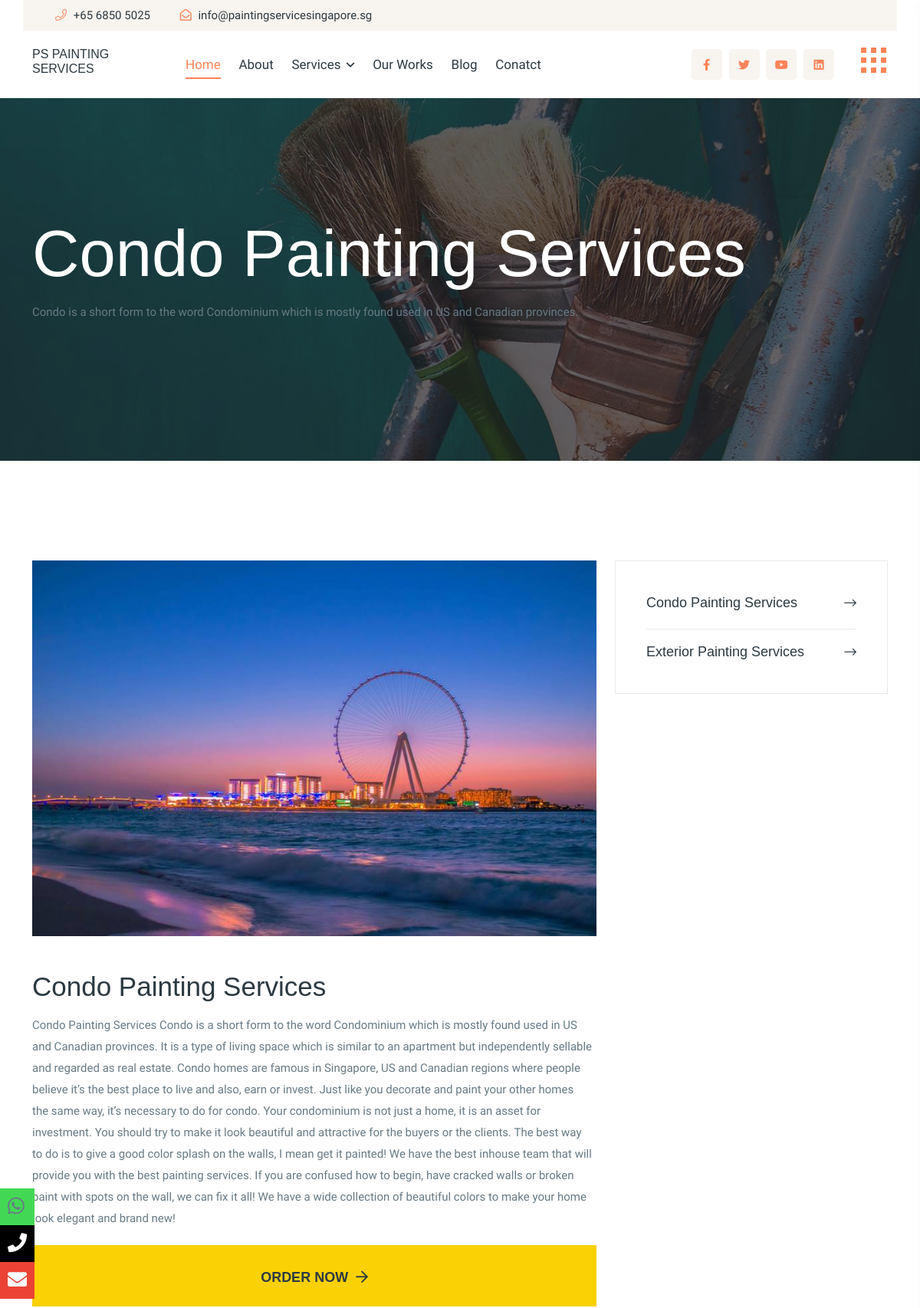
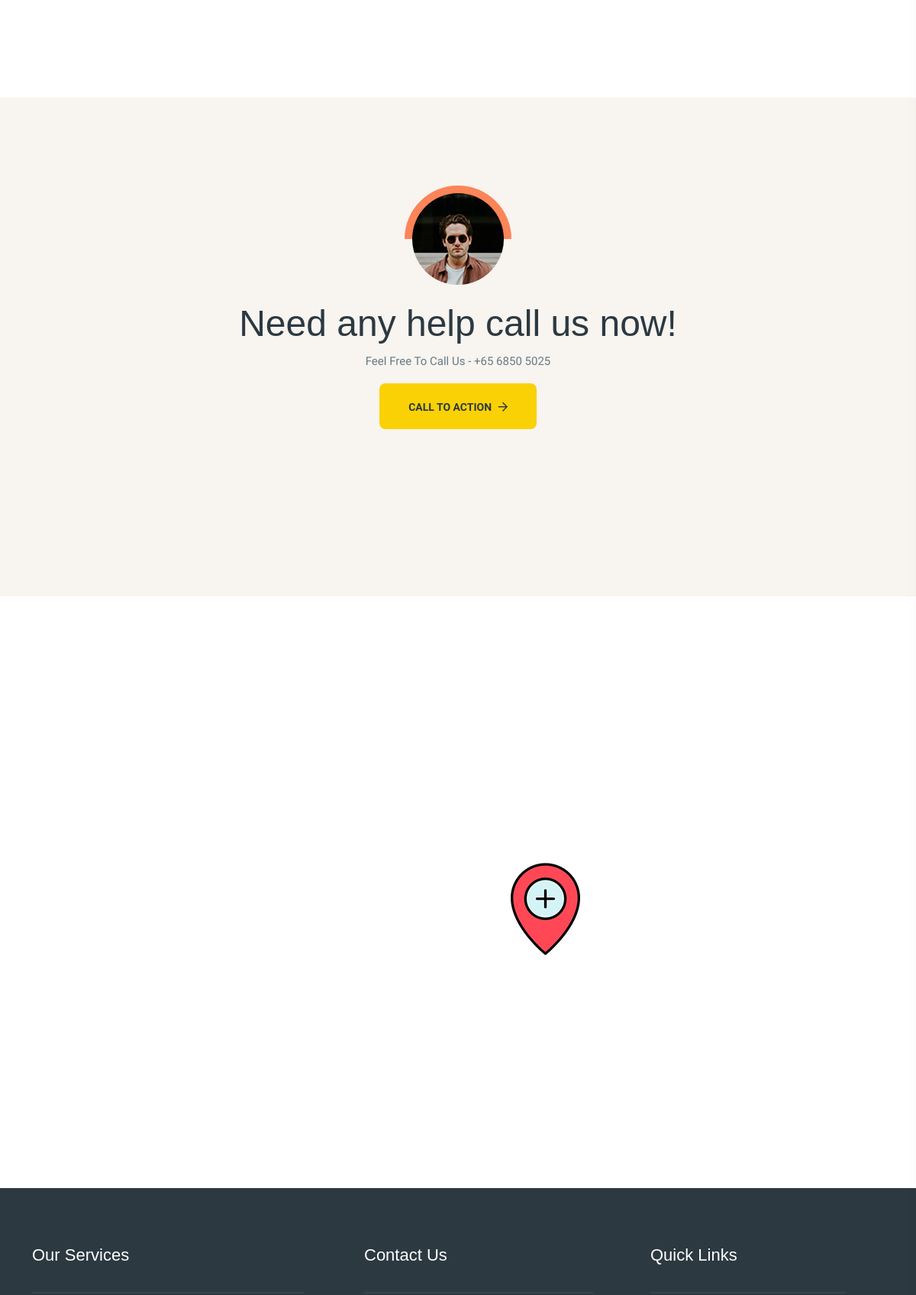
The app's page /services/1/ (upper part) with its own data (2 pictures, top to bottom).
### homeapp/models.py (models this page shows, shortened)
class Services(models.Model):
    name= models.CharField(max_length=255, null=True)
    short_description =models.TextField(null=True,blank=True)
    details = models.TextField(null=True,blank=True)
    thumnail_images =  models.ImageField(null=True,blank=True,upload_to="services_images")

### homeapp/views.py (the view, shortened to what this page needs)
# urls.py: path('services/<int:pk>/', views.services_details, name="services_details")
def services_details(request,pk):
    data = Services.objects.get(pk=pk)
    services= Services.objects.all()
    context={
        'data':data,
        'services':services
    }
    return render(request,'homeapp/service_details.html',context)

### homeapp/context_processors.py (called while the page is built)
def get_services_to_context(request):
    all_services = Services.objects.all()
    return {
        'all_services': all_services
    }

### templates/homeapp/service_details.html (shortened to what this page needs)
{% extends 'base.html' %}
{% load static %}
{% block content %}
         <section class="page__title-area pt-160 pb-165 p-relative page__title-overlay" data-background="{% static 'img/page-title/page-title-1.jpg' %}">
            <div class="container">
               <div class="row">
                  <div class="col-xxl-12">
                     <div class="page__title-wrapper">
                        <h3 class="page__title">{{data.name}}</h3>
                        <p>{{data.short_description}}</p>
                     </div>
                  </div>
               </div>
            </div>
         </section>
         <section class="services__details-area pt-130 pb-130">
            <div class="container">
               <div class="row">
                  <div class="col-xxl-8 col-xl-8 col-lg-8">
                     <div class="services__details-wrapper">
                        <div class="services__details-thumb w-img mb-45">
                         <img src="{{data.thumnail_images.url}}" alt="">
                        </div>
                        <div class="services__details-text mb-25">
                           <h3 class="services__details-title">{{data.name}}</h3>
                           <p>{{data.details}} </p>
                        </div>
                        <div class="col-xxl-12 col-xl-12 col-lg-12 col-md-12">
                           <div class="contact__btn-3 contact__btn-4">
                              <button type="submit" class="r-btn r-btn-yellow w-100">
                                 <a href="#popup1">Order Now </a><i class="far fa-arrow-right"></i></button>
                           </div>
                        </div>
                     </div>
                  </div>
                  <div class="col-xxl-4 col-xl-4 col-lg-4">
                     <div class="services__sidebar">
                        <div class="services__widget mb-30">
                           <div class="services__widget-content">
                              <div class="services__widget-links">
                                 <ul>
                                    {% for service in all_services %}
                                    <li><a href="{% url 'homeapp:services_details' service.pk %}">{{service.name}} <i class="fal fa-long-arrow-right"></i></a></li>
                                    {% endfor %}
                                 </ul>
                              </div>
                           </div>
                        </div>
                     </div>
                  </div>
               </div>
            </div>
         </section>
       <section class="testimonial__area pt-125 pb-130 grey-bg p-relative z-index-1">
         <div class="container">
            <div class="row">
               <div class="col-xxl-6 offset-xxl-3">
                  <div class="section__title-wrapper mb-80 text-center">
                     <div class="testimonial__thumb mb-25">
                        <img src="{% static 'img/testimonial/testi-1.jpg' %}" alt="">
                     </div>
                     <h2 class="section__title section__title-2">Need any help call us now!</h2>
                     <p>Feel Free To Call Us - +65 6850 5025</p>
                     <a href="contact.html" class="r-btn r-btn-yellow">Call to action <i class="far fa-arrow-right"></i></a>
                  </div>
               </div>
            </div>
         </div>
      </section>
<div class="contact__map">
   <div class="container p-0">
      <div class="row gx-0">
         <div class="col-xxl-12">
            <div class="contact__map-wrapper p-relative">
               <img class="map-pin" src="assets/img/contact/map-pin.png" alt="">
               <iframe src="https://www.google.com/maps/embed?pb=!1m14!1m8!1m3!1d7977.577175975589!2d103.861329!3d1.301765!3m2!1i1024!2i768!4f13.1!3m3!1m2!1s0x0%3A0x365ad5e4fd3cf54!2sPS%20Painting%20Service%20Singapore%20-%20Condo%2C%20HDB%2C%20House%20%26%20Room!5e0!3m2!1sen!2smy!4v1648537192620!5m2!1sen!2smy" width="600" height="450" style="border:0;" allowfullscreen="" loading="lazy"></iframe>
            </div>
         </div>
      </div>
   </div>
</div>
{% endblock %}

### static/css/default.css (style rules this page uses)
.mb-25 { margin-bottom:25px }
.mb-30 { margin-bottom:30px }
.mb-45 { margin-bottom:45px }
.mb-80 { margin-bottom:80px }
.pt-125 { padding-top:125px }
.pt-130 { padding-top:130px }
.pt-160 { padding-top:160px }
.pb-130 { padding-bottom:130px }
.pb-165 { padding-bottom:165px }

### records on screen
Services: name "Condo Painting Services", short_description "Condo is a short form to the word Condominium which is mostly found used in US and Canadian provinces.", thumnail_images (picture), details "Condo Painting Services Condo is a short form to the word Condominium which is mostly found used in US and Canadian provinces. It is a type of living space which is similar to an apartment but independently sellable and regarded as real estate. Condo homes are famous in Singapore, US and Canadian regions where people believe it’s the best place to live and also, earn or invest. Just like you decorate and paint your other homes the same way, it’s necessary to do for condo. Your condominium is not just a home, it is an asset for investment. You should try to make it look beautiful and attractive for the buyers or the clients. The best way to do is to give a good color splash on the walls, I…"
Services: name "Exterior Painting Services"
